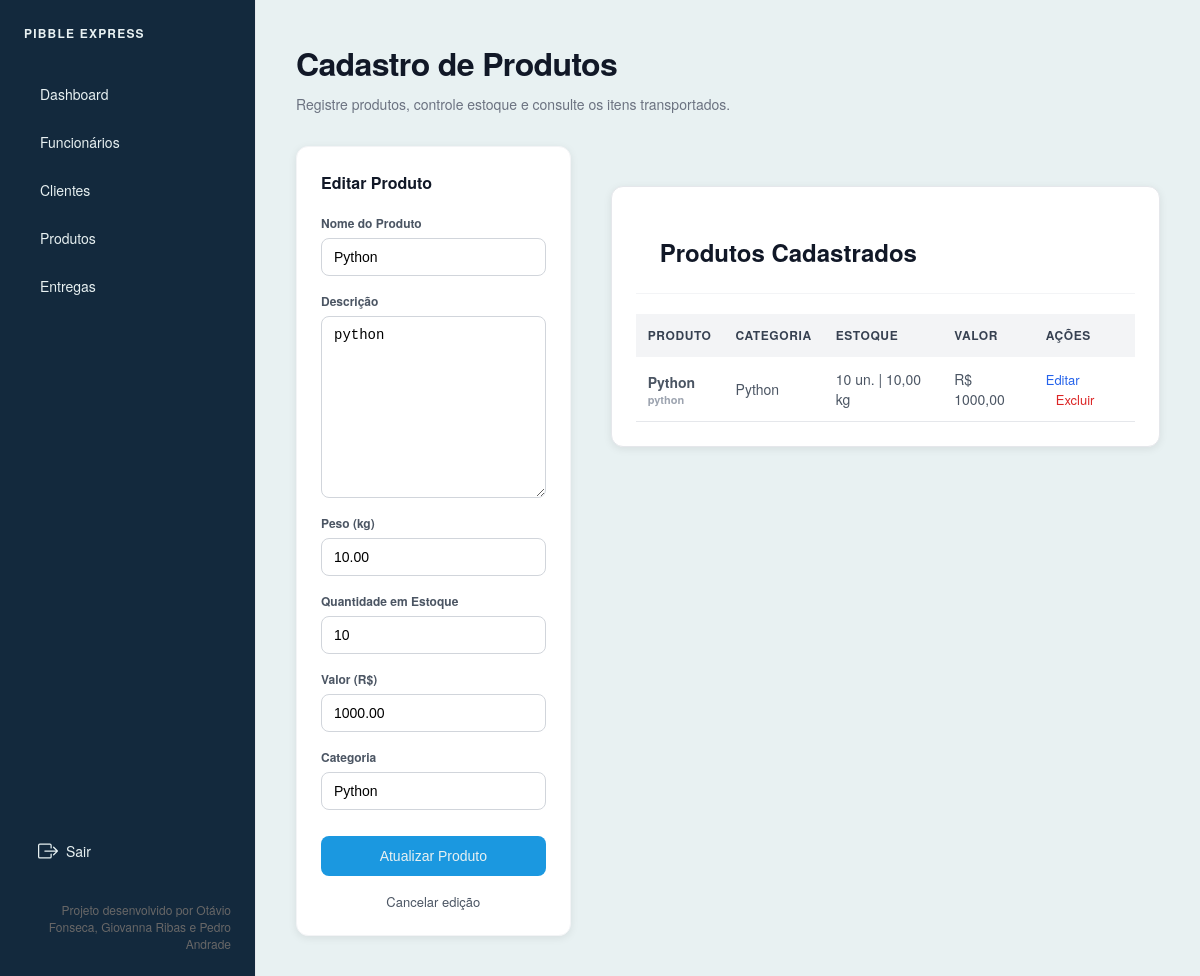
The page /produtos/1/editar/ (signed in) on the database its author committed.
### produtos/models.py (models this page shows, shortened)
class Produto(models.Model):
    nome_produto = models.CharField(max_length=255, verbose_name="Nome do Produto")
    descricao = models.TextField(blank=True, null=True, verbose_name="Descrição")
    peso = models.DecimalField(max_digits=6, decimal_places=2, verbose_name="Peso (kg)")
    quantidade_estoque = models.IntegerField(default=0, verbose_name="Quantidade em Estoque")
    valor = models.DecimalField(max_digits=10, decimal_places=2, verbose_name="Valor (R$)")
    categoria = models.CharField(max_length=100, verbose_name="Categoria")

### core/views.py (the view)
# urls.py: path("produtos/<int:pk>/editar/", views.editar_produto, name="editar_produto"),
@login_required
def editar_produto(request, pk):
    produto = get_object_or_404(Produto, pk=pk)
    form = ProdutoForm(dados_formulario(request), instance=produto)
    if request.method == "POST" and form.is_valid() and salvar_formulario_com_feedback(form):
        return redirect("produtos")
    context = {
        "form": form,
        "produtos": Produto.objects.all().order_by("nome_produto"),
        "editando": produto,
    }
    return render(request, "produtos.html", context)

### produtos/forms.py
class ProdutoForm(forms.ModelForm):
    class Meta:
        model = Produto
        fields = [
            "nome_produto",
            "descricao",
            "peso",
            "quantidade_estoque",
            "valor",
            "categoria",
        ]
    def __init__(self, *args, **kwargs):
        super().__init__(*args, **kwargs)
        self.fields["nome_produto"].widget.attrs["placeholder"] = "Digite o nome do produto"
        self.fields["descricao"].widget.attrs["placeholder"] = "Descreva o produto"
        self.fields["peso"].widget.attrs["placeholder"] = "Ex.: 1.50"
        self.fields["quantidade_estoque"].widget.attrs["placeholder"] = "Ex.: 100"
        self.fields["valor"].widget.attrs["placeholder"] = "Ex.: 99.90"
        self.fields["categoria"].widget.attrs["placeholder"] = "Ex.: Eletrônicos"

### core/views.py (called while the page is built)
def dados_formulario(request):
    return request.POST if request.method == "POST" else None

### templates/produtos.html (shortened to what this page needs)
{% extends 'base.html' %}
{% block content %}
<header>
    <h1 class="header-title">Cadastro de Produtos</h1>
    <p class="header-subtitle">
        Registre produtos, controle estoque e consulte os itens transportados.
    </p>
</header>
<div class="mudar-layout-grid">
    <div class="card">
        <h2 class="form-title">
            {% if editando %}Editar Produto{% else %}Novo Produto{% endif %}
        </h2>
        <form method="POST" class="form-container">
            {% for field in form %}
            <div class="form-group">
                <label class="form-label">{{ field.label }}</label>
                {{ field }}
            </div>
            {% endfor %}
            <button type="submit" class="btn-submit">
                {% if editando %}Atualizar Produto{% else %}Salvar Produto{% endif %}
            </button>
            {% if editando %}
            <a href="{% url 'produtos' %}" class="btn-cancel">Cancelar edição</a>
            {% endif %}
        </form>
    </div>
    <section class="report-section">
        <div class="report-header">
            <h2>Produtos Cadastrados</h2>
        </div>
        <div class="table-container">
            <table class="data-table">
                <thead>
                    <tr>
                        <th>Produto</th>
                        <th>Categoria</th>
                        <th>Estoque</th>
                        <th>Valor</th>
                        <th>Ações</th>
                    </tr>
                </thead>
                <tbody>
                    {% for produto in produtos %}
                    <tr>
                        <td class="client-name">
                            {{ produto.nome_produto }}
                            <div class="contact-phone">{{ produto.descricao }}</div>
                        </td>
                        <td>{{ produto.categoria }}</td>
                        <td>{{ produto.quantidade_estoque }} un. | {{ produto.peso }} kg</td>
                        <td>R$ {{ produto.valor }}</td>
                        <td>
                            <a href="{% url 'editar_produto' produto.pk %}" class="edit-link">Editar</a>
                            <a
                                href="{% url 'deletar_produto' produto.pk %}"
                                class="delete-link"
                                onclick="return confirm('Deseja excluir este produto?')"
                            >
                                Excluir
                            </a>
                        </td>
                    </tr>
                    {% empty %}
                    <tr>
                        <td colspan="5" class="empty-message">
                            Nenhum produto cadastrado.
                        </td>
                    </tr>
                    {% endfor %}
                </tbody>
            </table>
        </div>
    </section>
</div>
{% endblock %}

### static/css/style.css (style rules this page uses)
* { margin: 0; padding: 0; box-sizing: border-box; }
body { font-family: 'Helvetica Neue', Helvetica, Arial, sans-serif; background-color: #E8F1F2; color: #111827; display: flex; height: 100vh; height: 100vh; overflow: hidden; }
.header-title { font-size: 24px; font-weight: 600; letter-spacing: -0.02em; margin-bottom: 4px; }
.header-subtitle { font-size: 14px; color: #6b7280; margin-bottom: 32px; }
.card { background-color: #ffffff; padding: 24px; border-radius: 12px; border: 1px solid #f3f4f6; }
.report-section { background-color: #ffffff; border-radius: 12px; border: 1px solid #e5e7eb; overflow: hidden; }
.report-header { padding: 24px; border-bottom: 1px solid #f3f4f6; display: flex; justify-content: space-between; align-items: center; }
.table-container { overflow-x: auto; }
.data-table { width: 100%; border-collapse: collapse; text-align: left; font-size: 14px; }
.data-table th { background-color: #f9fafb; padding: 16px 24px; font-size: 12px; font-weight: 600; text-transform: uppercase; letter-spacing: 0.05em; color: #9ca3af; border-bottom: 1px solid #f3f4f6; }
.data-table td { padding: 16px 24px; color: #4b5563; border-bottom: 1px solid #f3f4f6; }
.header-title { font-size: 32px; font-weight: bold; color: #111827; }
.header-subtitle { margin-top: 8px; color: #6b7280; }
.card { background: #ffffff; padding: 24px; border-radius: 12px; box-shadow: 0 2px 8px rgba(0, 0, 0, 0.08); }
.report-section { margin-top: 40px; background: #ffffff; padding: 24px; border-radius: 12px; box-shadow: 0 2px 8px rgba(0, 0, 0, 0.08); }
.report-header { display: flex; justify-content: space-between; align-items: center; margin-bottom: 20px; }
.data-table { width: 100%; border-collapse: collapse; }
.data-table th { background-color: #f3f4f6; text-align: left; padding: 12px; color: #374151; }
.data-table td { padding: 12px; border-bottom: 1px solid #e5e7eb; }
.mudar-layout-grid { display: grid; grid-template-columns: 1fr 2fr; gap: 40px; align-items: start; }
.form-title { font-size: 16px; font-weight: 600; margin-bottom: 20px; }
.form-container { display: flex; flex-direction: column; gap: 16px; }
.form-group { display: flex; flex-direction: column; gap: 6px; }
.form-label { font-size: 12px; font-weight: 600; color: #4b5563; }
.form-group input, .form-group select, .form-group textarea { width: 100%; padding: 10px 12px; border: 1px solid #d1d5db; border-radius: 8px; font-size: 14px; }
.btn-submit { width: 100%; padding: 12px; margin-top: 10px; border: none; border-radius: 8px; background-color: #1B98E0; color: #E8F1F2; font-size: 14px; cursor: pointer; transition: 0.3s; }
.client-name { font-weight: 600; color: #111827; }
.contact-phone { font-size: 11px; color: #9ca3af; }
.delete-link { color: #dc2626; text-decoration: none; font-size: 13px; font-weight: 500; margin-left: 10px; }
.edit-link { color: #2563eb; text-decoration: none; font-size: 13px; font-weight: 500; }
.btn-cancel { display: block; text-align: center; color: #4b5563; text-decoration: none; font-size: 13px; font-weight: 500; }

### rows shown on the page
Produto: form "Python" "python" "10.00" "10" "1000.00" "Python", nome_produto "Python", descricao "python", categoria "Python", quantidade_estoque "10", peso "10,00", valor "1000,00"

### other values the page prints
{{ field.label }} "Nome do Produto" "Descrição" "Peso (kg)" "Quantidade em Estoque" "Valor (R$)" "Categoria"
